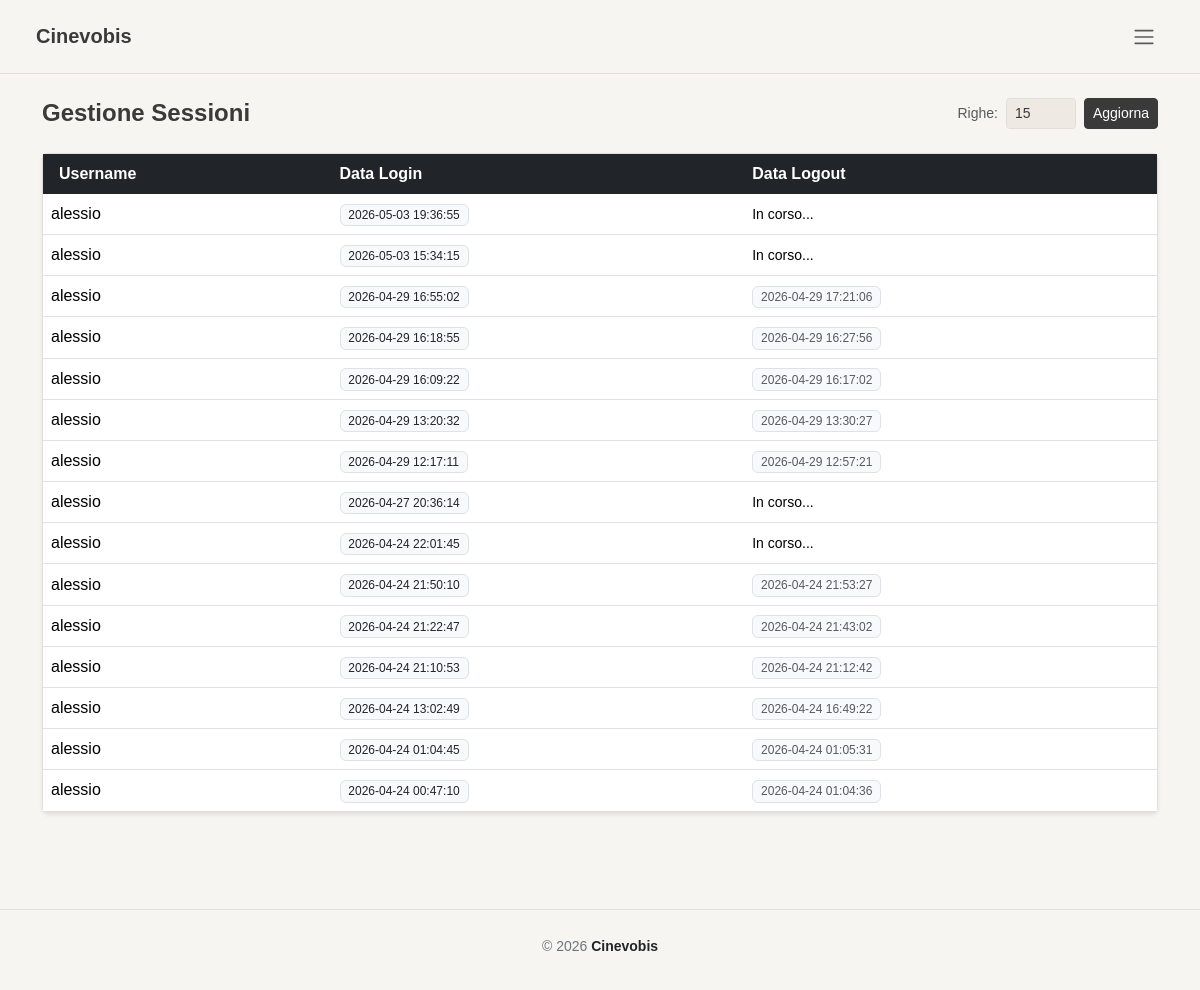
Page /pages/admin/sessions.php (signed in) on the earlier database version.
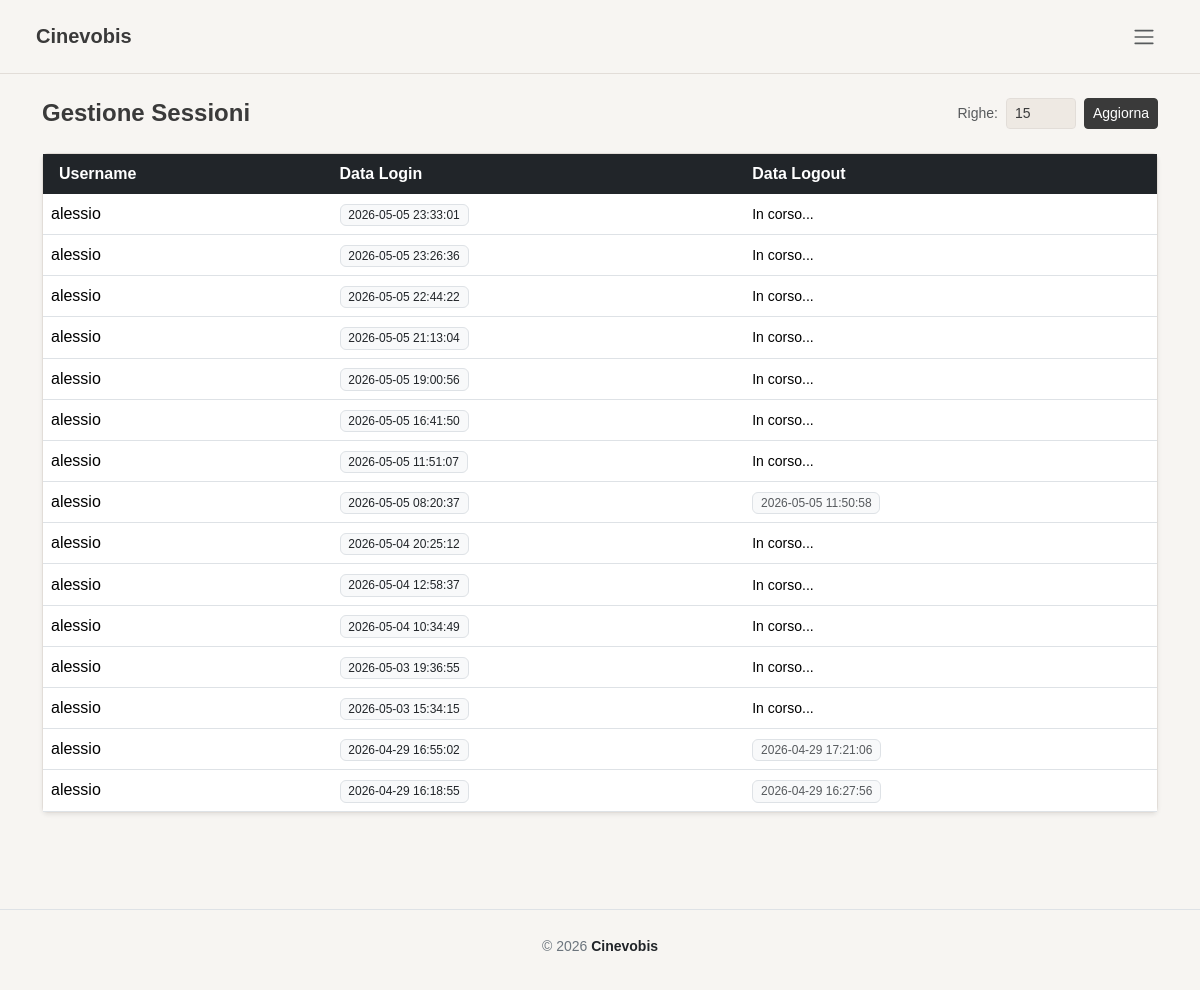
Same page on the later database version.
### tables this page shows
CREATE TABLE `sessioni` (
  `id_sessione` varchar(255) NOT NULL,
  `id_utente` int(11) NOT NULL,
  `data_login` datetime DEFAULT NULL,
  `data_logout` datetime DEFAULT NULL,
  PRIMARY KEY (`id_sessione`),
  KEY `id_utente` (`id_utente`),
  CONSTRAINT `sessioni_ibfk_1` FOREIGN KEY (`id_utente`) REFERENCES `utenti` (`id_utente`) ON DELETE CASCADE ON UPDATE CASCADE
);

CREATE TABLE `utenti` (
  `id_utente` int(11) NOT NULL AUTO_INCREMENT,
  `username` varchar(100) NOT NULL,
  `password` varchar(255) NOT NULL,
  `email` varchar(100) NOT NULL,
  `nome` varchar(100) NOT NULL,
  `cognome` varchar(100) NOT NULL,
  `id_profilo` int(11) DEFAULT NULL,
  `attivo` tinyint(1) DEFAULT 1,
  `data_registrazione` datetime DEFAULT NULL,
  PRIMARY KEY (`id_utente`),
  UNIQUE KEY `username` (`username`),
  UNIQUE KEY `email` (`email`),
  KEY `id_profilo` (`id_profilo`),
  CONSTRAINT `utenti_ibfk_1` FOREIGN KEY (`id_profilo`) REFERENCES `profili` (`id_profilo`) ON UPDATE CASCADE
);

### includes/user_obj.php (called while the page is built, shortened)
<?php
class userObj {
    private PDO $db;
    public function __construct(PDO $db, string $username, ?string $password = null, ?string $nome = null, ?string $cognome = null,
                            ?string $email = null, ?int $attivo = null, ?int $id_profilo = null) {
        $this->db           = $db;
    }
    public function readAccess(int $num) {
        $sql = "SELECT u.username, s.data_login, s.data_logout
                FROM sessioni s
                JOIN utenti u ON u.id_utente = s.id_utente
                ORDER BY s.data_login DESC
                LIMIT :num";
        $stmt = $this->db->prepare($sql);
        $num  = (int)$num;
        $stmt->bindParam(':num', $num, PDO::PARAM_INT);
        $stmt->execute();
        return $stmt->fetchAll();
    }
}

### pages/admin/sessions.php (the view, shortened to what this page needs)
<?php
require_once(__DIR__ . '/../../config/connection.php');
require_once(__DIR__ . '/../../includes/user_obj.php');
$username   = $_SESSION['username']   ?? '';
$user = new userObj($conn, $username);
$righe = $_GET['righe'] ?? 15;
$sessioni = $user->readAccess($righe);
?>
<!DOCTYPE html>
<html lang="it">
<head>
    <link rel="stylesheet" href="/node_modules/bootstrap/dist/css/bootstrap.min.css">
    <link rel="stylesheet" href="/assets/css/style.css">
</head>
<body class="d-flex flex-column min-vh-100">
    <?php require_once(__DIR__ . '/../../includes/header.php'); ?>
    <div class="container mt-4 mb-5 pb-5 flex-grow-1">
        <div class="d-flex justify-content-between align-items-center mb-4">
            <h1 class="fs-4 fw-bold mb-0">Gestione Sessioni</h1>
            <form method="GET" class="d-flex align-items-center gap-2">
                <label class="small text-muted mb-0">Righe:</label>
                <input type="number" name="righe" class="form-control form-control-sm" style="width: 70px;" min="1" value="<?= htmlspecialchars($righe) ?>">
                <button type="submit" class="btn btn-sm btn-dark">Aggiorna</button>
            </form>
        </div>
        <div class="card shadow-sm border-0">
            <div class="table-responsive">
                <table class="table table-hover align-middle mb-0">
                    <thead class="table-dark">
                        <tr>
                            <th class="border-0 ps-3">Username</th>
                            <th class="border-0">Data Login</th>
                            <th class="border-0">Data Logout</th>
                        </tr>
                    </thead>
                    <tbody>
                        <?php foreach ($sessioni as $sessione): ?>
                            <tr>
                                <td><?= htmlspecialchars($sessione['username']) ?></td>
                                <td><span class="badge bg-light text-dark fw-normal border"><?= htmlspecialchars($sessione['data_login'] ?? '') ?></span></td>
                                <td>
                                    <?php if (!empty($sessione['data_logout'])): ?>
                                        <span class="badge bg-light text-muted fw-normal border"><?= htmlspecialchars($sessione['data_logout']) ?></span>
                                    <?php else: ?>
                                        <span class="text small italic">In corso...</span>
                                    <?php endif; ?>
                                </td>
                            </tr>
                        <?php endforeach; ?>
                    </tbody>
                </table>
            </div>
        </div>
    </div>
    <?php require_once(__DIR__ . '/../../includes/footer.php'); ?>
</body>
</html>

Differences in the rows shown:
no longer on this page (row unchanged): sessioni: id_utente.username "alessio", data_login "2026-04-29 16:09:22", data_logout "2026-04-29 16:17:02"
no longer on this page (row unchanged): sessioni: id_utente.username "alessio", data_login "2026-04-29 13:20:32", data_logout "2026-04-29 13:30:27"
no longer on this page (row unchanged): sessioni: id_utente.username "alessio", data_login "2026-04-29 12:17:11", data_logout "2026-04-29 12:57:21"
no longer on this page (row unchanged): sessioni: id_utente.username "alessio", data_login "2026-04-27 20:36:14", shows "In corso..."
no longer on this page (row unchanged): sessioni: id_utente.username "alessio", data_login "2026-04-24 22:01:45", shows "In corso..."
no longer on this page (row unchanged): sessioni: id_utente.username "alessio", data_login "2026-04-24 21:50:10", data_logout "2026-04-24 21:53:27"
no longer on this page (row unchanged): sessioni: id_utente.username "alessio", data_login "2026-04-24 21:22:47", data_logout "2026-04-24 21:43:02"
no longer on this page (row unchanged): sessioni: id_utente.username "alessio", data_login "2026-04-24 21:10:53", data_logout "2026-04-24 21:12:42"
no longer on this page (row unchanged): sessioni: id_utente.username "alessio", data_login "2026-04-24 13:02:49", data_logout "2026-04-24 16:49:22"
no longer on this page (row unchanged): sessioni: id_utente.username "alessio", data_login "2026-04-24 01:04:45", data_logout "2026-04-24 01:05:31"
no longer on this page (row unchanged): sessioni: id_utente.username "alessio", data_login "2026-04-24 00:47:10", data_logout "2026-04-24 01:04:36"
added sessioni: id_utente.username "alessio", data_login "2026-05-05 23:33:01", shows "In corso..."
added sessioni: id_utente.username "alessio", data_login "2026-05-05 23:26:36", shows "In corso..."
added sessioni: id_utente.username "alessio", data_login "2026-05-05 22:44:22", shows "In corso..."
added sessioni: id_utente.username "alessio", data_login "2026-05-05 21:13:04", shows "In corso..."
added sessioni: id_utente.username "alessio", data_login "2026-05-05 19:00:56", shows "In corso..."
added sessioni: id_utente.username "alessio", data_login "2026-05-05 16:41:50", shows "In corso..."
added sessioni: id_utente.username "alessio", data_login "2026-05-05 11:51:07", shows "In corso..."
added sessioni: id_utente.username "alessio", data_login "2026-05-05 08:20:37", data_logout "2026-05-05 11:50:58"
added sessioni: id_utente.username "alessio", data_login "2026-05-04 20:25:12", shows "In corso..."
added sessioni: id_utente.username "alessio", data_login "2026-05-04 12:58:37", shows "In corso..."
added sessioni: id_utente.username "alessio", data_login "2026-05-04 10:34:49", shows "In corso..."
